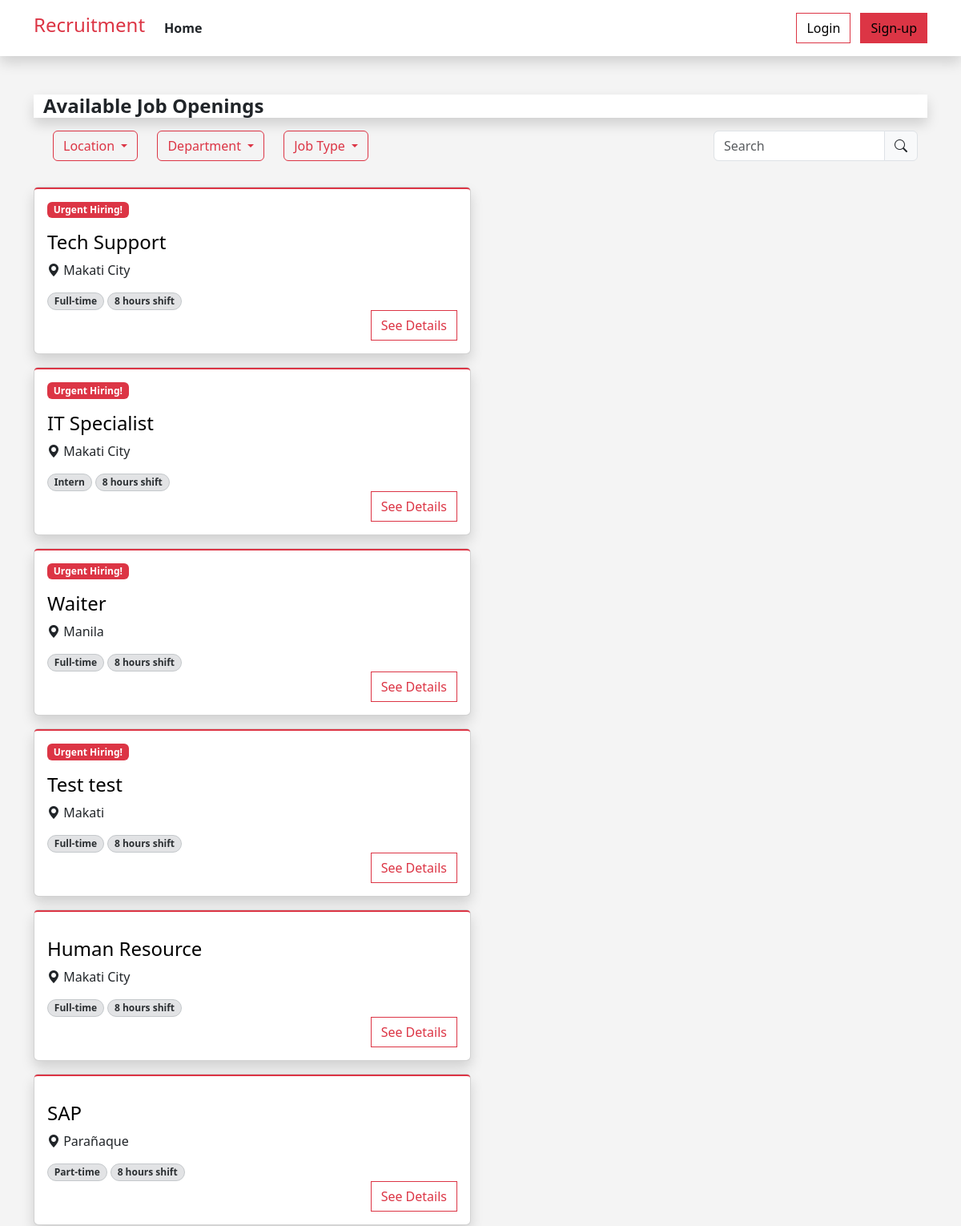
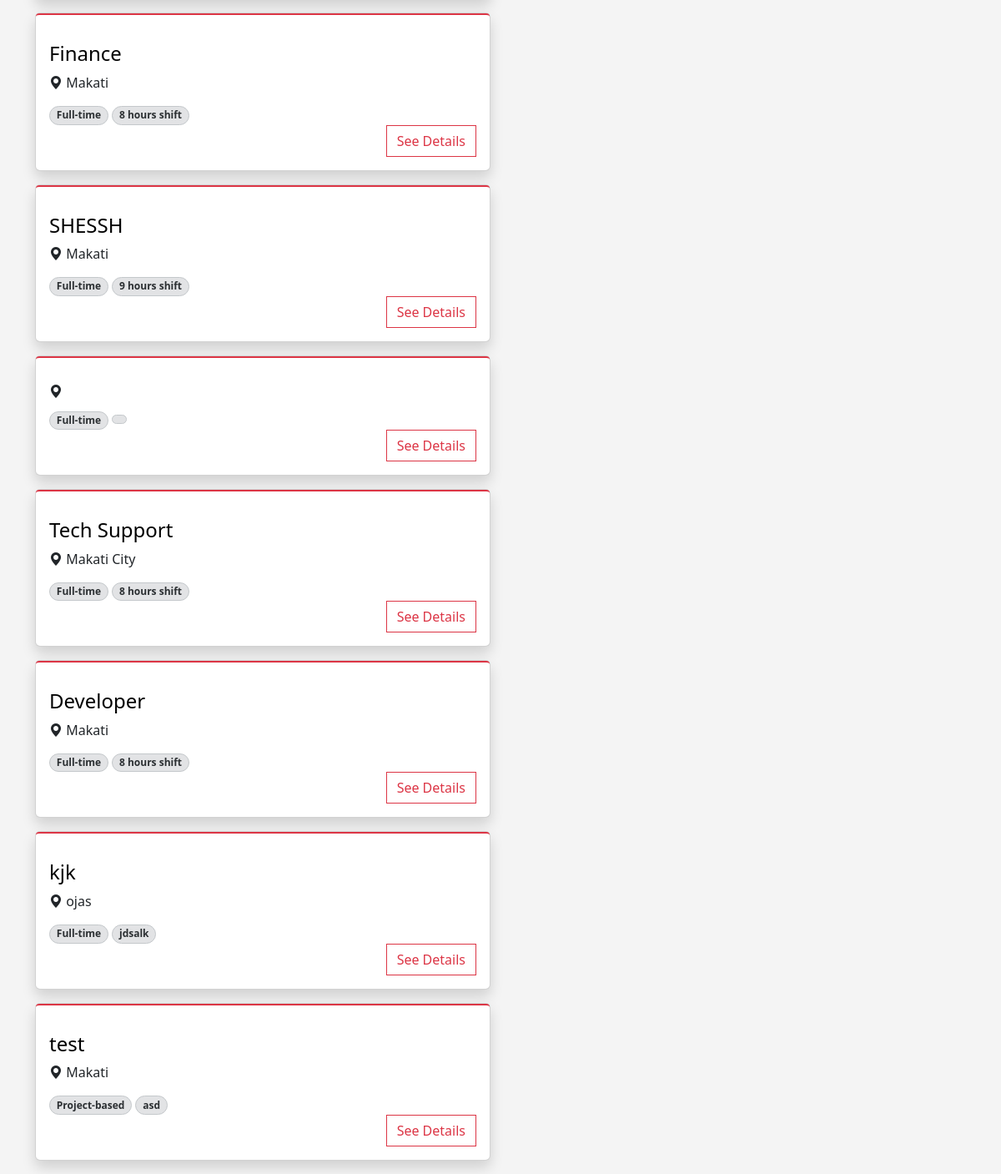
The page / on the database its author committed (2 pictures, top to bottom).
### tables this page shows
CREATE TABLE `jobs` (
  `id` int(12) NOT NULL,
  `job_name` varchar(255) NOT NULL,
  `number_required` int(12) NOT NULL,
  `job_type` varchar(255) NOT NULL,
  `shift_and_schedule` varchar(255) NOT NULL,
  `location` varchar(255) NOT NULL,
  `job_description` text NOT NULL,
  `qualification` text NOT NULL,
  `priority` varchar(255) NOT NULL,
  `industry` varchar(255) NOT NULL,
  `created_at` timestamp NOT NULL DEFAULT current_timestamp() ON UPDATE current_timestamp()
);

### index_process.php (called while the page is built, shortened)
<?php
include ("dbconn.php");
if (isset($_SESSION['user_id'])) {
    $userId = $_SESSION['user_id'];
    $query =
        "SELECT jobs.*
        FROM jobs
        LEFT JOIN job_applicants ON jobs.id = job_applicants.job_id AND job_applicants.user_id = ?
        WHERE job_applicants.user_id is NULL
        ORDER BY
            CASE WHEN jobs.priority = 'Urgent Hiring' THEN 0 ELSE 1 END,
            CASE WHEN jobs.priority = 'Non-urgent Hiring' THEN jobs.created_at END DESC";
    $stmt = $conn->prepare($query);
    $stmt->bind_param("i", $userId);
    $stmt->execute();
    $result = $stmt->get_result();
    $query2 = "SELECT * FROM user_resumes WHERE user_id=?";
    $stmt2 = $conn->prepare($query2);
    $stmt2->bind_param("i", $userId);
    $stmt2->execute();
    $result2 = $stmt2->get_result();
} else {
    $query = "SELECT * FROM jobs ORDER BY CASE WHEN jobs.priority = 'Urgent Hiring' THEN 0 ELSE 1 END";
    $stmt = $conn->prepare($query);
    $stmt->execute();
    $result = $stmt->get_result();
}
?>

### index.php (the view, shortened to what this page needs)
<?php
include ("index_process.php");
include ("components/header.php");
?>
<!DOCTYPE html>
<html lang="en">
<head>
</head>
<body style="background-color: #F4F4F4; ">
    <div class="container">
        <div class="container-fluid bg-white shadow mb-3 mt-5">
            <h4 class=" mt-1 mb-1 fw-bold">Available Job Openings</h4>
        </div>
        <div class="container bg-transparent  mb-3 ">
            <div class="row">
                <div class="col-md-9">
                    <div class="container d-flex mb-2">
                        <div class="row ">
                            <div class="col-md col-sm">
                                <div class="dropdown mb-2">
                                    <button class="btn btn-outline-danger dropdown-toggle form-control" type="button"
                                        id="dropdownMenuButton1" data-bs-toggle="dropdown" aria-haspopup="true"
                                        aria-expanded="false">
                                        <?php
                                        if (isset($_GET["loc"])) {
                                            $loc = $_GET["loc"];
                                            echo $loc;
                                        } else {
                                            ?>
                                            Location
                                            <?php
                                        }
                                        ?>
                                    </button>
                                </div>
                            </div>
                            <div class="col-md col-sm ">
                                <div class="dropdown mb-2">
                                    <button class="btn btn-outline-danger dropdown-toggle form-control" type="button"
                                        id="dropdownMenuButton2" data-bs-toggle="dropdown" aria-haspopup="true"
                                        aria-expanded="false">
                                        <?php
                                        if (isset($_GET["dept"])) {
                                            $dept = $_GET["dept"];
                                            echo $dept;
                                        } else {
                                            ?>
                                            Department
                                            <?php
                                        }
                                        ?>
                                    </button>
                                </div>
                            </div>
                            <div class="col-md col-sm">
                                <div class="dropdown mb-2">
                                    <button class="btn btn-outline-danger dropdown-toggle form-control" type="button"
                                        id="dropdownMenuButton3" data-bs-toggle="dropdown" aria-haspopup="true"
                                        aria-expanded="false">
                                        <?php
                                        if (isset($_GET["type"])) {
                                            $type = $_GET["type"];
                                            echo $type;
                                        } else {
                                            ?>
                                            Job Type
                                            <?php
                                        }
                                        ?>
                                    </button>
                                </div>
                            </div>
                        </div>
                    </div>
                </div>
                <div class="col-md-3">
                    <div class="float-end input-group mb-2">
                        <input id="searchInput" type="search" class="form-control" placeholder="Search"
                            aria-label="Search" name="search" oninput="searchJobs()">
                        <span class="input-group-text"><i class="bi bi-search"></i></span>
                    </div>
                </div>
            </div>
        </div>
        <div class="row">
            <div class="col-sm-12 col-md-6 " id="searchResultsContainer">
                <?php
                while ($row = mysqli_fetch_assoc($result)) {
                    ?>
                    <div class="card shadow mb-3 ">
                        <div class="card-body rounded-1 border-2 border-top border-danger">
                            <?php
                            if ($row['priority'] == 'Urgent Hiring') {
                                ?>
                                <span class="badge bg-danger">Urgent Hiring!</span>
                                <?php
                            }
                            ?>
                            <a href="javascript:void(0)" onclick="showDetails(<?php echo $row['id'] ?>)"
                                class="text-decoration-none">
                                <h4 class="text-black mt-3 job-name">
                                    <?php echo $row['job_name']; ?>
                                </h4>
                            </a>
                            <div class="row">
                                <div class="col">
                                    <i class="bi bi-geo-alt-fill"></i><span>
                                        <?php echo $row['location']; ?>
                                    </span>
                                </div>
                            </div>
                            <div class="row">
                                <div class="col">
                                    <span
                                        class="badge bg-secondary-subtle border border-secondary-subtle text-secondary-emphasis rounded-pill mt-3">
                                        <?php echo $row['job_type']; ?>
                                    </span>
                                    <span
                                        class="badge bg-secondary-subtle border border-secondary-subtle text-secondary-emphasis rounded-pill mt-3">
                                        <?php echo $row['shift_and_schedule']; ?>
                                    </span>
                                </div>
                            </div>
                            <div class="row">
                                <div class="col d-flex justify-content-end">
                                    <button class="btn btn-outline-danger" onclick="showDetails(<?php echo $row['id'] ?>)"
                                        style="border-radius: 0;">
                                        See Details
                                    </button>
                                </div>
                            </div>
                        </div>
                    </div>
                    <?php
                }
                ?>
            </div>
        </div>
    </div>
</body>
</html>

### components/header.php (shortened to what this page needs)
<html lang="en">
<head>
    <link href="https://cdn.jsdelivr.net/npm/bootstrap@5.3.3/dist/css/bootstrap.min.css" rel="stylesheet"
>
    <link rel="stylesheet" href="https://cdn.jsdelivr.net/npm/bootstrap-icons@1.10.5/font/bootstrap-icons.css">
    <link href="https://cdn.jsdelivr.net/npm/summernote@0.8.18/dist/summernote.min.css" rel="stylesheet">
    <link href="https://cdn.jsdelivr.net/npm/summernote@0.8.18/dist/summernote-lite.min.css" rel="stylesheet">
    <link rel="stylesheet" href="https://cdn.datatables.net/2.0.3/css/dataTables.dataTables.min.css">
    <?php
    if (isset($_SESSION['user_role']) && $_SESSION['user_role'] != 'user') {
        if (strpos($_SERVER['REQUEST_URI'], '/admin/') !== false) {
            ?>
            <link rel="stylesheet" href="../components/style.css">
            <?php
        } else {
            ?>
            <link rel="stylesheet" href="components/style.css">
            <?php
        }
    } else {
        ?>
        <link rel="stylesheet" href="components/style.css">
        <?php
    }
    ?>
</head>
<body>
    <?php
    if (isset($_SESSION['user_role']) && $_SESSION['user_role'] != 'user') {
        if (strpos($_SERVER['REQUEST_URI'], '/admin/') !== false) {
            include ('../components/header_content.php');
        } else {
            include ('components/header_content.php');
        }
    } else {
        include ('components/header_content.php');
    }
    ?>
</body>
</html>

### components/header_content.php (shortened to what this page needs)
<nav class="navbar navbar-expand-lg shadow bg-white">
    <div class="container">
        <a href="/recruitment" class="navbar-brand text-danger">
            <h4>Recruitment</h4>
        </a>
        <div class="collapse navbar-collapse justify-content-lg-start" id="navbarNav">
            <ul class="navbar-nav me-lg-auto mb-2 justify-content-center mb-md-0">
                <li class="nav-item">
                    <a href="/recruitment"
                        class="nav-link link-dark <?php echo ($_SERVER['REQUEST_URI'] == '/recruitment' || $_SERVER['REQUEST_URI'] == '/recruitment/' || $_SERVER['REQUEST_URI'] == '/recruitment/index.php') ? 'text-dark fw-bold' : 'text-dark'; ?>">
                        Home
                    </a>
                </li>
            </ul>
            <div class="navbar-text text-end">
                <?php
                if (isset($_SESSION["user_id"])) {
                    $user = $_SESSION["user_name"];
                    echo '
                            <div class="row">
                                <div class="col-sm-1 dropdown d-flex justify-content-start">
                                    <a href="#" class="d-block link-danger text-decoration-none dropdown-toggle text-dark" id="dropdownUser2"
                                        data-bs-toggle="dropdown" aria-expanded="false">
                                        ' . $user . '
                                    </a>
                                    <ul class="dropdown-menu text-small shadow" aria-labelledby="dropdownUser2">
                                        <li><a class="dropdown-item" href="/recruitment/profile.php"><i class="bi bi-person-circle"></i> Profile</a></li>
                                        <li>
                                            <hr class="dropdown-divider">
                                        </li>
                                        <li><a class="dropdown-item" href="/recruitment/logout.php"><i class="bi bi-box-arrow-right"></i> Sign out</i></a></li>
                                    </ul>
                                </div>
                            </div>
                        ';
                } else {
                    echo '
                            <a href="login.php" class="btn btn-outline-danger me-2" style="border-radius: 0;">Login</a>
                            <a href="register.php" class="btn btn-danger" style="border-radius: 0;">Sign-up</a>
                        ';
                }
                ?>
            </div>
        </div>
    </div>
</nav>

### rows shown on the page
jobs: priority "Urgent Hiring!", job_name "Tech Support", location "Makati City", job_type "Full-time", shift_and_schedule "8 hours shift"
jobs: priority "Urgent Hiring!", job_name "IT Specialist", location "Makati City", job_type "Intern", shift_and_schedule "8 hours shift"
jobs: priority "Urgent Hiring!", job_name "Waiter", location "Manila", job_type "Full-time", shift_and_schedule "8 hours shift"
jobs: priority "Urgent Hiring!", job_name "Test test", location "Makati", job_type "Full-time", shift_and_schedule "8 hours shift"
jobs: job_name "Human Resource", location "Makati City", job_type "Full-time", shift_and_schedule "8 hours shift"
jobs: job_name "SAP", location "Parañaque", job_type "Part-time", shift_and_schedule "8 hours shift"
jobs: job_name "Finance", location "Makati", job_type "Full-time", shift_and_schedule "8 hours shift"
jobs: job_name "SHESSH", location "Makati", job_type "Full-time", shift_and_schedule "9 hours shift"
jobs: job_type "Full-time"
jobs: job_name "Tech Support", location "Makati City", job_type "Full-time", shift_and_schedule "8 hours shift"
jobs: job_name "Developer", location "Makati", job_type "Full-time", shift_and_schedule "8 hours shift"
jobs: job_name "kjk", location "ojas", job_type "Full-time", shift_and_schedule "jdsalk"
jobs: job_name "test", location "Makati", job_type "Project-based", shift_and_schedule "asd"
